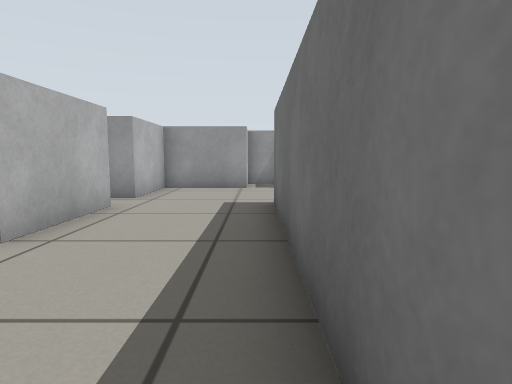
[1] (above)

19 first-person views from a walk through a Gazebo world. The camera is 0.51 m above the floor, tilts 6° down and sees 75° across. The floor is counted in squares, 0.5 m on a side. Each view is taken from the middle of a square. On the plan, view 1 faces up. The plan holds only what a view shows up to about 13 squares ahead; the rest is blank.

[2]
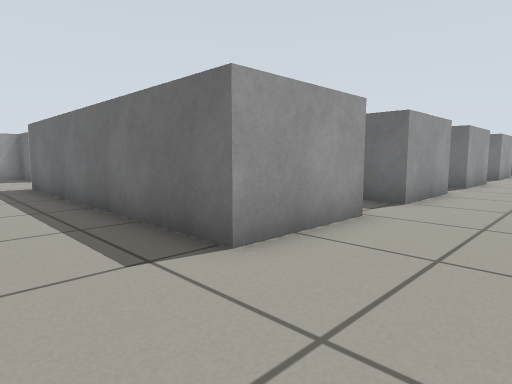

[3]
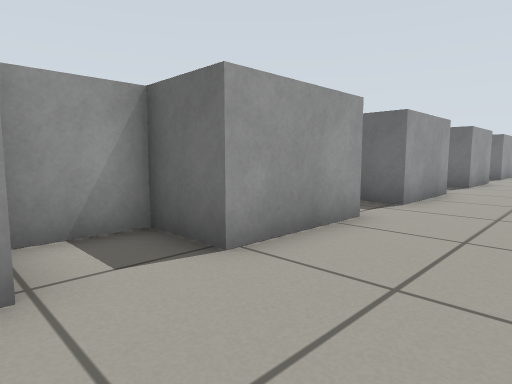

[4]
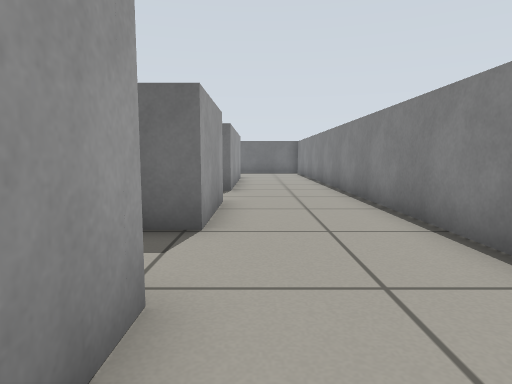

[5]
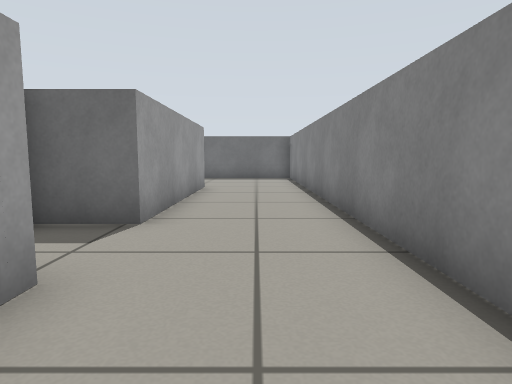

[6]
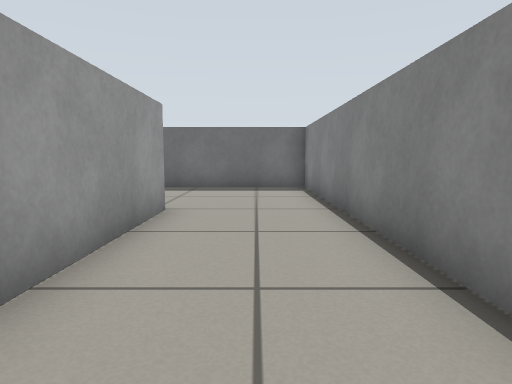

[7]
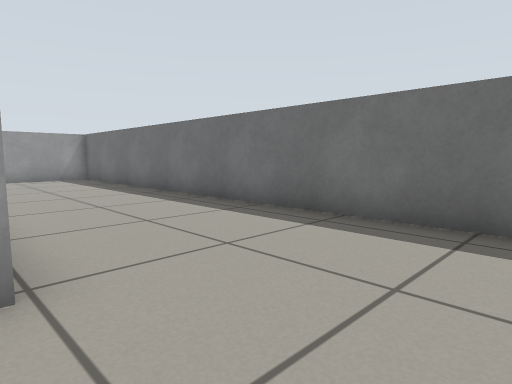

[8]
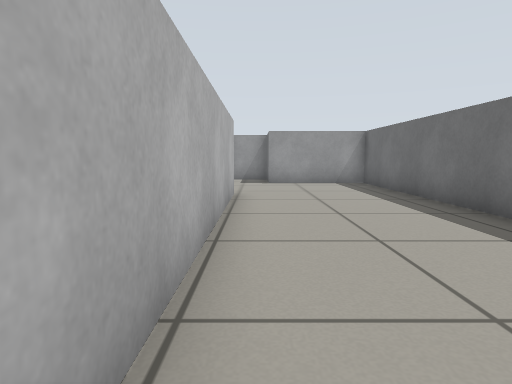

[9]
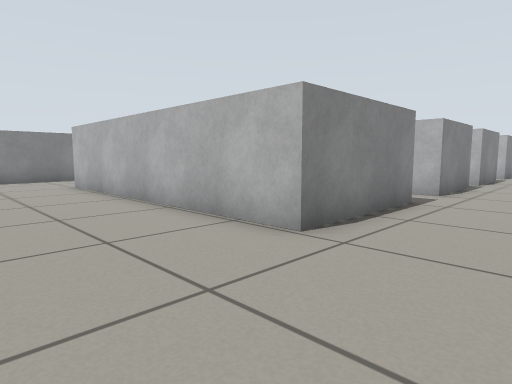

[10]
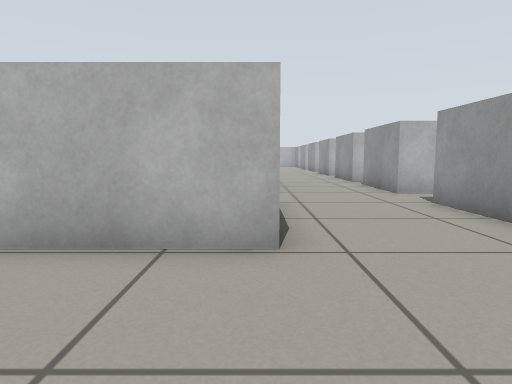

[11]
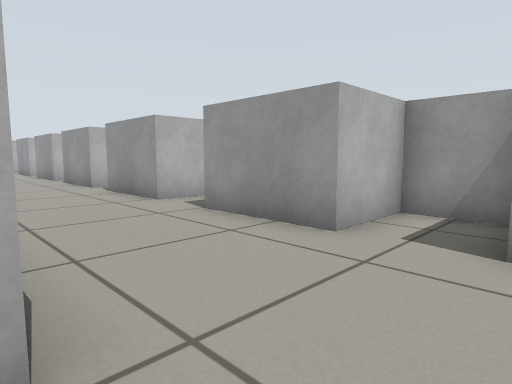

[12]
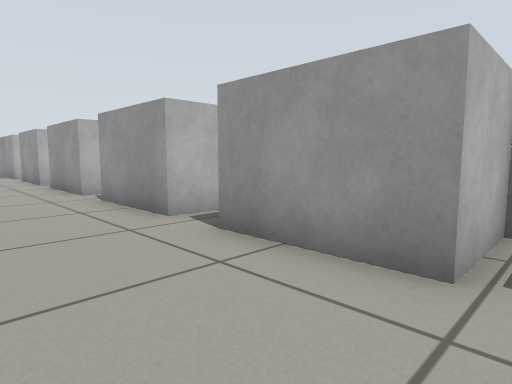

[13]
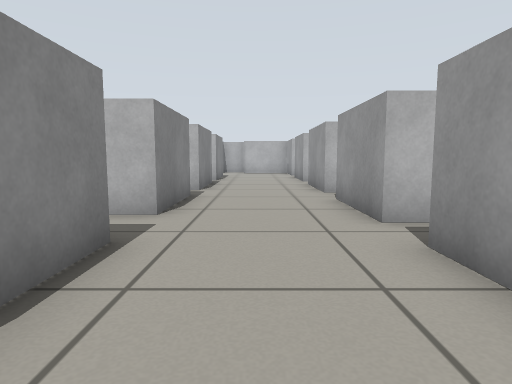

[14]
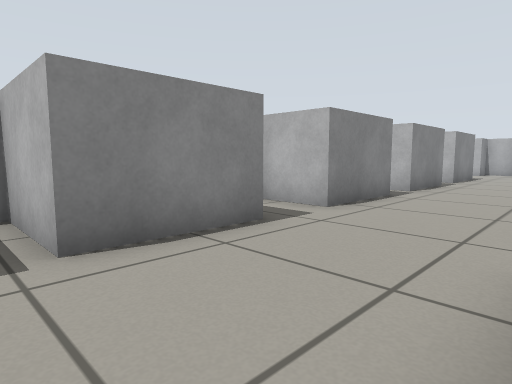

[15]
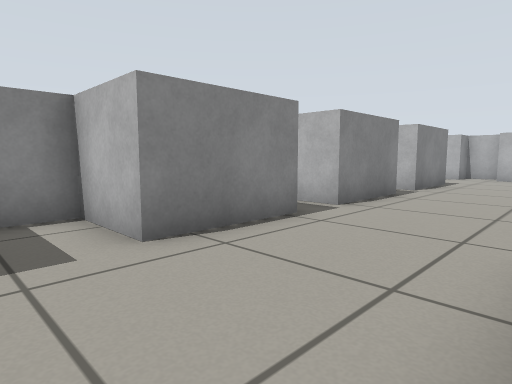

[16]
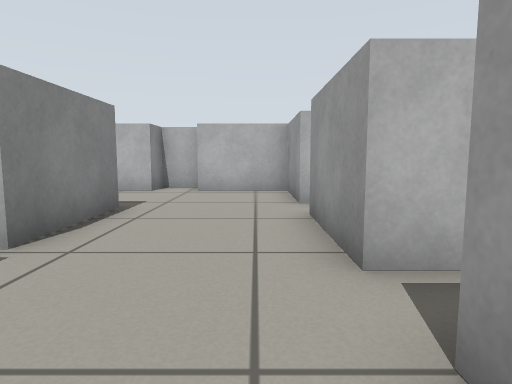

[17]
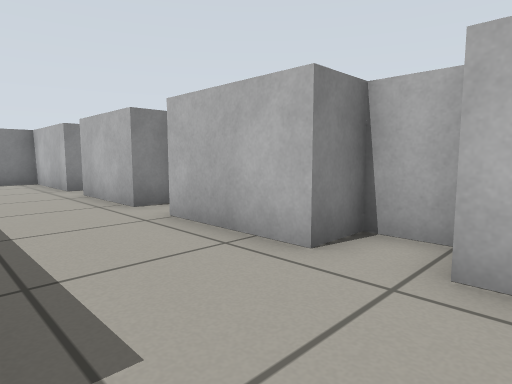

[18]
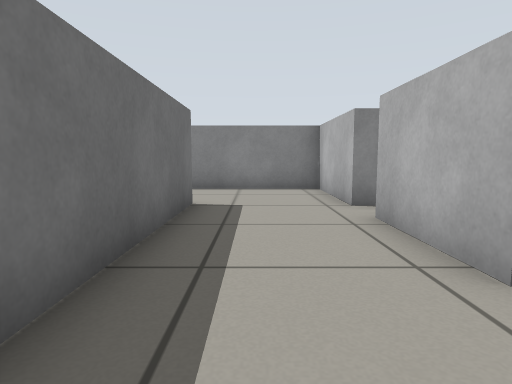

[19]
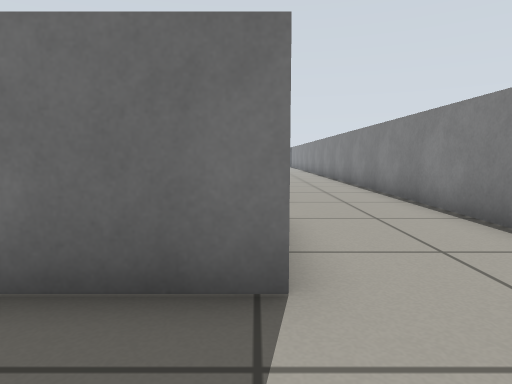

### Floor plan
Points are (right, up) in squares from view 1. A wall is a line through its corners. A room is listed if a view was taken in it or the views show most of it. See-through windows are left out.
Room 1 (views 1, 2, 3, 4, 5, 6, 7, 8, 9, 10, 11, 12, 13, 14, 15, 16, 17, 18, 19)
walls: (14, 7.3) (17.1, 7.3) (17.1, 4.5); (9.1, 7.3) (12.2, 7.3) (12.2, 5.1) (13.4, 5.1); (18.4, 7.3) (21.5, 7.3) (21.5, 6.5); (12.9, 12.1) (12.9, 11) (9.9, 11); (8.5, 11.5) (8.5, 11) (5.4, 11); (13.3, -2.2) (10.2, -2.2) (10.2, -1.3); (4.7, 7.3) (7.8, 7.3); (17.3, 13.3) (17.3, 11) (14.3, 11); (8.4, -2.2) (5.3, -2.2) (5.3, -0.5) (3.6, -0.5); (18.6, -2.2) (15.6, -2.2) (15.6, -1.4); (23.4, 7.3) (27.4, 7.3) (27.4, -2.2) (21, -2.2) (21, -0.5); (4.1, 11.9) (4.1, 11) (1, 11); (21.7, 12.4) (21.7, 11) (18.6, 11); (14.4, -5.6) (32.2, -5.6) (32.2, 11) (28.4, 11); (3.5, -2.2) (0.4, -2.2) (0.4, 7.3) (3.4, 7.3) (3.4, 6.6); (0.8, 12.7) (-0.4, 12.7); (-0.3, 11.9) (-0.3, 11) (-3, 11) (-3, 8.3) (-3.6, 8.3); (2.6, -5.6) (11.1, -5.6); (28.2, 13.2) (26.6, 13.2) (26.6, 11) (23.5, 11); (-3.9, 2.5) (-3, 2.5) (-3, -0.6); (-4.2, 8.1) (-4.2, 6.9) (-3, 6.9) (-3, 3.8); (-3.6, -1.9) (-3, -1.9) (-3, -5.6) (1.1, -5.6)

Positions as (right, up) in squares from view 1, and headings:
1: (0, 0), facing up
2: (-2, -5), facing up-right
3: (3, -5), facing up-right
4: (11, -3), facing right
5: (16, -4), facing right
6: (21, -4), facing right
7: (27, -5), facing up-right
8: (28, -2), facing up
9: (31, 10), facing down-left
10: (31, 7), facing left
11: (29, 7), facing up-left
12: (18, 8), facing up-left
13: (18, 9), facing left
14: (18, 11), facing down-left
15: (14, 11), facing down-left
16: (7, 10), facing left
17: (0, 9), facing down-left
18: (-1, 5), facing down
19: (-2, -2), facing right
